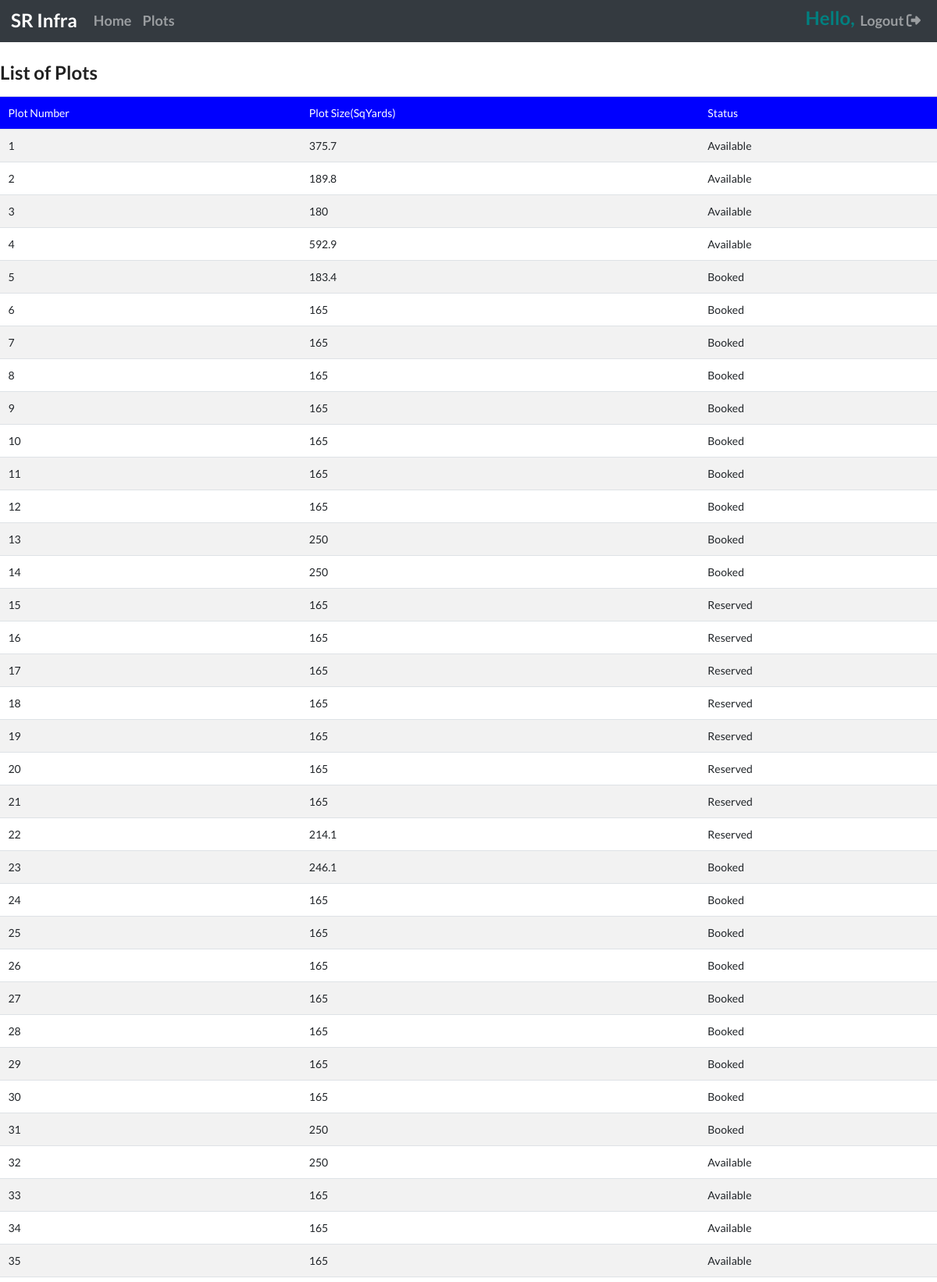
/plot/ (signed in, upper part), run on the app's committed database.
### dyn_gc_App/models.py (models this page shows)
class Plot(models.Model):
    plot_num = models.IntegerField(blank=False)
    plot_size = models.CharField(max_length=20)
    status = models.CharField(max_length=20)

### dyn_gc_App/middlewares/login_req_middleware.py (the view)
    def middleware(request):
        print("Middleware...///")
        user = request.session.get("user")
        print(user)
        if user:
            response = None
            if user:
                response = get_response(request)
            else:
                response = get_response(request)
            return response
            print(response)
        else:
            print("please Login")
            return redirect('/login')

### dyn_gc_App/views.py (called while the page is built)
def plot(request):
    plot = Plot.objects.all()
    return render(request, "plots.html", {"plot": plot})

### templates/plots.html
{% extends "base.html" %}
{% block content %}
<h2>List of Plots</h2>
<table class="table table-striped">
    <thead style="background-color: blue;color: white;">
    <td>Plot Number</td>
    <td>Plot Size(SqYards)</td>
    <td>Status</td>
    </thead>
    {% for plot in plot %}
    <tr>
        <td>{{plot.plot_num}}</td>
        <td>{{plot.plot_size}}</td>
        <td>{{plot.status}}</td>
    </tr>
    {% endfor %}
</table>
{% endblock %}

### templates/base.html (shortened to what this page needs)
<!DOCTYPE html>
<html lang="en">
<head>
    <link rel="stylesheet" href="https://cdn.jsdelivr.net/npm/bootstrap@4.5.3/dist/css/bootstrap.min.css"
>
    {% load static %}
    <link rel="stylesheet" href="{% static '/css/semantic.min.css' %}">
    <link rel="stylesheet" href="{% static '/css/all.min.css' %}">
</head>
<body>
<form action="/base">
    <nav class="navbar navbar-expand-lg navbar-dark navbar sticky-top bg-dark">
        <a class="navbar-brand" href="/" style="color:white;"><h2>SR Infra</h2></a>
        <div class="collapse navbar-collapse" id="navbarSupportedContent">
            <ul class="navbar-nav mr-auto">
                <li class="nav-item active">
                   <h3> <a class="nav-link" href="/home"> Home <span class="sr-only">(current)</span></a></h3>
                </li>
                <li class="nav-item active">
                   <h3> <a class="nav-link" href="/plot"> Plots <span class="sr-only">(current)</span></a></h3>
                </li>
            </ul>
            <ul class="navbar-nav ml-auto">
                {% if request.session.user %}
                <a style="color:teal;"><h2> Hello, </h2>  </a>
                <li class="nav-item active">
                   <h3> <a class="nav-link" href="/logout">Logout <i class="fas fa-sign-out-alt"></i></a></h3>
                </li>
                {% endif %}
            </ul>
        </div>
    </nav>
</form>
{% block content %}
{% endblock %}
{% load static %}
</body>
</html>

### templates/base.html (style rules this page uses)
body { background-color: white; background-repeat: no-repeat; background-size: 100%; }

### data on the page
Plot: plot_num "1", plot_size "375.7", status "Available"
Plot: plot_num "2", plot_size "189.8", status "Available"
Plot: plot_num "3", plot_size "180", status "Available"
Plot: plot_num "4", plot_size "592.9", status "Available"
Plot: plot_num "5", plot_size "183.4", status "Booked"
Plot: plot_num "6", plot_size "165", status "Booked"
Plot: plot_num "7", plot_size "165", status "Booked"
Plot: plot_num "8", plot_size "165", status "Booked"
Plot: plot_num "9", plot_size "165", status "Booked"
Plot: plot_num "10", plot_size "165", status "Booked"
Plot: plot_num "11", plot_size "165", status "Booked"
Plot: plot_num "12", plot_size "165", status "Booked"
Plot: plot_num "13", plot_size "250", status "Booked"
Plot: plot_num "14", plot_size "250", status "Booked"
Plot: plot_num "15", plot_size "165", status "Reserved"
Plot: plot_num "16", plot_size "165", status "Reserved"
Plot: plot_num "17", plot_size "165", status "Reserved"
Plot: plot_num "18", plot_size "165", status "Reserved"
Plot: plot_num "19", plot_size "165", status "Reserved"
Plot: plot_num "20", plot_size "165", status "Reserved"
Plot: plot_num "21", plot_size "165", status "Reserved"
Plot: plot_num "22", plot_size "214.1", status "Reserved"
Plot: plot_num "23", plot_size "246.1", status "Booked"
Plot: plot_num "24", plot_size "165", status "Booked"
Plot: plot_num "25", plot_size "165", status "Booked"
Plot: plot_num "26", plot_size "165", status "Booked"
Plot: plot_num "27", plot_size "165", status "Booked"
Plot: plot_num "28", plot_size "165", status "Booked"
Plot: plot_num "29", plot_size "165", status "Booked"
Plot: plot_num "30", plot_size "165", status "Booked"
Plot: plot_num "31", plot_size "250", status "Booked"
Plot: plot_num "32", plot_size "250", status "Available"
Plot: plot_num "33", plot_size "165", status "Available"
Plot: plot_num "34", plot_size "165", status "Available"
Plot: plot_num "35", plot_size "165", status "Available"
